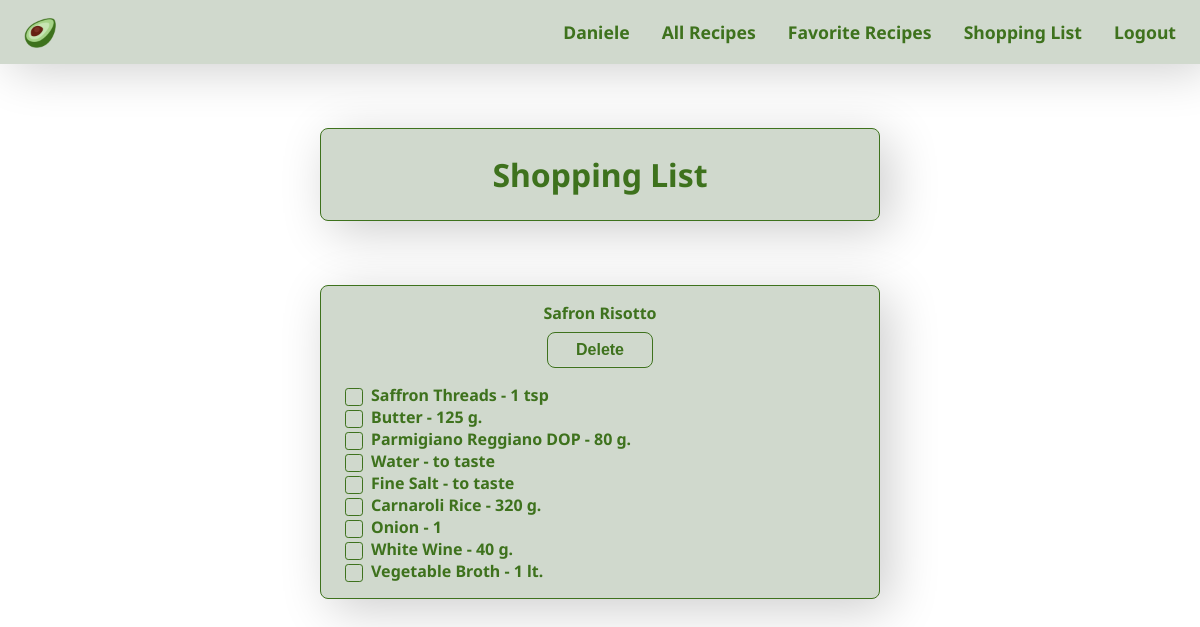
The app's page /api/v1/recipe/shopping_list (signed in) with its own data.
### recipes/models.py (models this page shows, shortened)
class User(AbstractUser):
    image = models.ImageField(upload_to="profile_image", blank=True, null=True)
    pass

class ShoppingList(models.Model):
    user = models.ForeignKey(User, on_delete=models.CASCADE,
                             related_name="buyer")
    recipe = models.ForeignKey(Recipe, on_delete=models.CASCADE,
                               related_name="to_buy")

class Recipe(models.Model):
    name = models.CharField(max_length=255)
    imageURL = models.URLField(null=True, blank=True)
    description = models.TextField()
    serving = models.CharField(max_length=255, default="4 people")
    preparation_time = models.CharField(max_length=10)
    cooking_time = models.CharField(max_length=10)
    date = models.DateField(auto_now_add=True)
    def __str__(self):
        return f"{self.name}"

class LookupIngRecQty(models.Model):
    recipe = models.ForeignKey(Recipe, on_delete=models.CASCADE,
                               related_name="ingredients")
    ingredient = models.ForeignKey(Ingredient, on_delete=models.CASCADE,
                                   related_name="recipes")
    quantity = models.ForeignKey(Quantity, on_delete=models.CASCADE,
                                 related_name="quantities")

class Ingredient(models.Model):
    name = models.CharField(max_length=255)
    def __str__(self):
        return f"{self.name}"

class Quantity(models.Model):
    quantity = models.CharField(max_length=255, blank=True)
    def __str__(self):
        return f"{self.quantity}"

### recipes/views.py (the view)
# urls.py: path("api/v1/recipe/shopping_list",
@login_required(login_url="login")
def shopping_list(request):
    if request.method == 'POST':
        data = json.loads(request.body)
        recipe = ShoppingList(user_id=data["user"],
                              recipe_id=data["recipe"])
        recipe.save()
        return JsonResponse({"message": "Recipes added to shopping list"})
    if request.method == 'DELETE':
        data = json.loads(request.body)
        recipe = ShoppingList.objects.get(pk=int(data["id"]))
        recipe.delete()
        return JsonResponse({"message": "Deleted from shopping list"})
    recipes = ShoppingList.objects.filter(user=request.user).all()
    ingredient_list = []
    for recipe in recipes:
        ingredients = LookupIngRecQty.objects.filter(
            recipe=recipe.recipe.id).all()
        ingredient_list.append(ingredients)
    context = {
        "recipes": recipes,
        "ingredients": list(ingredient_list)
    }
    return render(request, "recipes/shopping_list.html", context)

### recipes/templates/recipes/shopping_list.html (shortened to what this page needs)
{% extends "recipes/layout.html" %}
{% load static %}
{% block body %}
    {% if recipes %}
        <div class="card-structure" id="title-container">
            <h1 class="card-title">Shopping List</h1>
        </div>
        {% for recipe in recipes %}
            <div class="shopping-list-structure" id="shopping-list-structure-{{ recipe.id }}">
            <h4 class="shopping-list-title">{{ recipe.recipe }}</h4>
            <button class="btn-shopping-list btn-list-delete" data-id="{{ recipe.id }}" id="btn-list-delete-{{ recipe.id }}">Delete</button>
            <ul class="ingredient-list">
            {% for list_ingredient in ingredients %}
                {%for ingredient in list_ingredient %}
                    {% if ingredient.recipe.id == recipe.recipe_id %}
                        <li>
                                <label for="{{ ingredient.ingredient }} - {{ ingredient.quantity }}">{{ ingredient.ingredient }} - {{ ingredient.quantity }}</label>
                        </li>
                    {% endif %}
                {% endfor %}
            {% endfor %}
            </ul>
        </div>
        {% endfor %}
    {% endif %}
{% endblock %}

### recipes/templates/recipes/layout.html (shortened to what this page needs)
<!DOCTYPE html>
{% load static %}
{% load cache %}
<html lang="en">
    <head>
        <link rel="stylesheet" href="{% static 'css/styles.css' %}">
    </head>
    <body>
        <nav class="navbar">
            <img src="{% static 'img/navbar/avocado_192x192.png' %}" alt="avocado" class="navbar-img nav-item" />
            <ul class="nav-list">
                {% if user.is_authenticated %}
                    <li class="nav-item">
                        <a class="nav-link" href="{% url 'user' %}" id="user">{{ user.username | capfirst }}</a>
                    </li>
                {% endif %}
                <li class="nav-item">
                    <a class="nav-link" href="{% url 'index' %}" id="all_recipes">All Recipes</a>
                </li>
                {% if user.is_authenticated %}
                    <li class="nav-item">
                        <a class="nav-link" href="{% url 'favorites' %}" id="favorite_recipes">Favorite Recipes</a>
                    </li>
                    <li class="nav-item">
                        <a class="nav-link" href="{% url 'shopping_list' %}" id="shopping_list">Shopping List</a>
                    </li>
                {% endif %}
                {% if user.is_authenticated %}
                    <li class="nav-item">
                        <a class="nav-link" href="{% url 'logout' %}">Logout</a>
                    </li>
                {% endif %}
            </ul>
        </nav>
        {% block body %}{% endblock %}
    </body>
</html>

### recipes/static/css/styles.css (style rules this page uses)
* { padding: 0; margin: 0; box-sizing: border-box; outline: none; }
:root { --black: #000000; --white: #ffffff; --light-grey: #D0D9CD; --grey: #B2BEB5; --green: #3E721D; --light-green: #A6D388; --light-green-1: #C6E5B3; --brown: #662113; --light-brown: #EBB591; }
:root { --font-family: 'Noto Sans'; --font-large: 1.5rem; --font-normal: 1.1rem; --font-small: 1rem; }
body { color: var(--black); background-color: var(--white); font-family: var(--font-family), sans-serif; }
.navbar { display: flex; flex-direction: row; justify-content: space-between; align-items: center; list-style: none; text-align: center; max-height: 4rem; padding: 0.5rem; background-color: var(--light-grey); box-shadow: 10px 5px 50px rgba(0, 0, 0, 0.2); }
.nav-list { display: flex; flex-direction: row; justify-content: start; align-items: center; list-style: none; }
.nav-item { outline: var(--green); padding: 0.5rem; margin: 0.5rem; }
.nav-link { text-decoration: none; color: var(--green); font-weight: 700; font-size: var(--font-normal); }
.navbar-img { max-width: 3rem; }
h1 { margin: 0 0 1rem 0; text-align: center; color: var(--green); }
label { color: var(--green); padding: 0.5rem; font-weight: 700; }
.card-structure { max-width: 35rem; margin: 4rem auto; padding: 1rem 1rem; background-color: var(--light-grey); border-radius: 8px; box-shadow: 10px 10px 50px rgba(0, 0, 0, 0.2); border: 1px solid var(--green); text-align: center; color: var(--green); font-weight: 700; }
.card-title { color: var(--green); padding: 0.5rem; margin: 0; }
.shopping-list-structure { max-width: 35rem; margin: 4rem auto; padding: 1rem 1rem; background-color: var(--light-grey); border-radius: 8px; box-shadow: 10px 10px 50px rgba(0, 0, 0, 0.2); border: 1px solid var(--green); text-align: start; color: var(--green); }
.shopping-list-title { text-align: center; }
.btn-shopping-list { display: block; padding: 0.5rem; margin: 0.5rem auto; color: var(--green); background-color: var(--light-grey); font-size: var(--font-small); text-align: center; border-radius: 8px; width: 20%; border: 1px solid var(--green); font-weight: 700; box-shadow: 0 -1px 0 rgba(255, 255, 255, 0.1) inset; margin-bottom: 1rem; }
.ingredient-list { list-style: none; }
input[type="checkbox"] + *::before { content: ""; display: inline-block; vertical-align: bottom; width: 1rem; height: 1rem; border-radius: 0.2rem; margin-right: 0.5rem; border: 0.1rem solid var(--green); }

### records on screen
User: username "Daniele"
ShoppingList: recipe "Safron Risotto"
LookupIngRecQty: ingredient "Saffron Threads", quantity "1 tsp"
LookupIngRecQty: ingredient "Butter", quantity "125 g."
LookupIngRecQty: ingredient "Parmigiano Reggiano DOP", quantity "80 g."
LookupIngRecQty: ingredient "Water", quantity "to taste"
LookupIngRecQty: ingredient "Fine Salt", quantity "to taste"
LookupIngRecQty: ingredient "Carnaroli Rice", quantity "320 g."
LookupIngRecQty: ingredient "Onion", quantity "1"
LookupIngRecQty: ingredient "White Wine", quantity "40 g."
LookupIngRecQty: ingredient "Vegetable Broth", quantity "1 lt."
